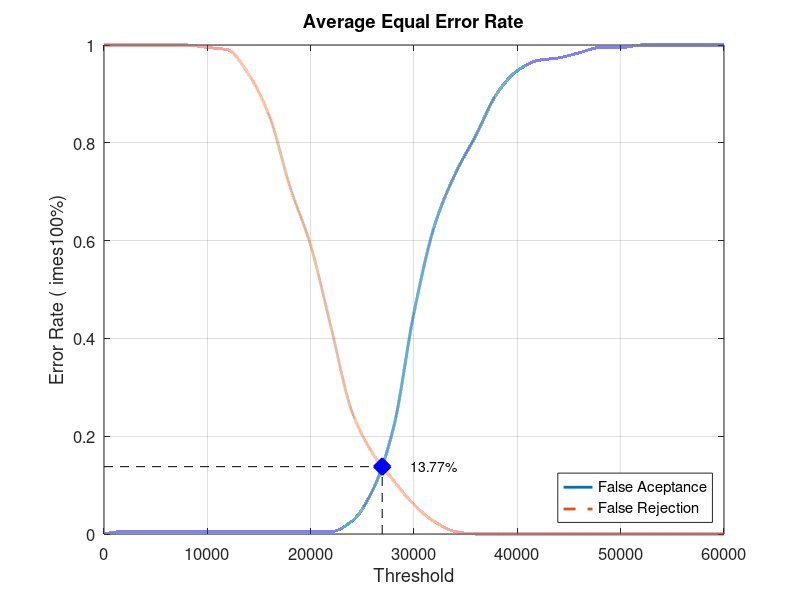
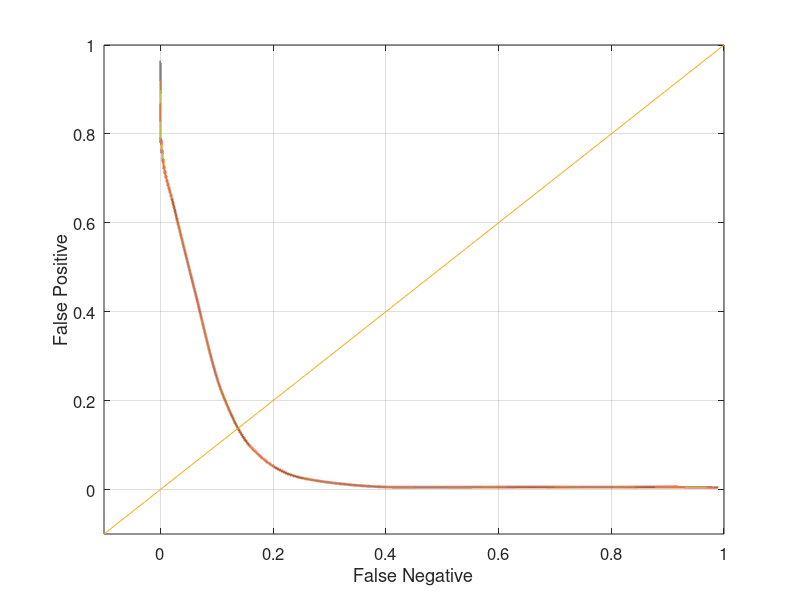

The MATLAB source for these figures, in order:
close all;
clear;
clc;
x = 0:2000:60000;
xq = 0:0.5:60000;

y0 = [0 0.00526316 0.00526316 0.00526316 0.00526316 0.00526316 0.00526316 0.00526316 0.00526316 0.00526316 0.00526316 0.00526316 0.0263158 0.0894737 0.215789 0.452632 0.631579 0.736842 0.815789 0.9 0.947368 0.968421 0.973684 0.984211 0.994737 0.994737 1 1 1 1 1]
yy0 = interp1(x, y0, xq, 'pchip');
y1 = [1 1 1 1 1 0.995 0.99 0.94 0.855 0.71 0.59 0.42 0.25 0.165 0.11 0.06 0.025 0.005 0 0 0 0 0 0 0 0 0 0 0 0 0]
yy1 = interp1(x, y1, xq, 'pchip');

% Calculating EER: 
y2 = abs(y0 - y1);
find(y2 == min(y2))
yy2 = abs(yy0 - yy1);
xEER = find(yy2 == min(yy2));
xEERIndex = xq(xEER) % X-axis EER
yEER = yy0(xEER) % Y-axis EER

main = figure
plot(xq, yy0,'-','LineWidth', 2);	hold on
plot(xq, yy1,'--','LineWidth', 2);	hold on
plot([xEERIndex xEERIndex], [0 yEER], 'k--');	hold on
plot([0 xEERIndex], [yEER yEER], 'k--');	hold on
plot(xEERIndex, yEER, 'bx', 'LineWidth', 10);	hold on
text(xEERIndex + 10 * xEERIndex / 100, yEER, [num2str(round((10000 * yEER)) / 100) '%'])
legend('False Aceptance', 'False Rejection', 'Location', 'SouthEast')
xlabel('Threshold')
ylabel('Error Rate (	imes100%)')
title('Average Equal Error Rate')
set(gca, 'FontSize', 12)
axis([0 60000 0 1])
grid on

print(main, 'Database4_2Main', '-dpng');
FNRxFPR = figure('Color', [1 1 1]);
plot(yy1, yy0, '-', yy1, yy0, 'LineWidth', 2);
hold on
y = -0.1:0.1:1
plot(y, y); 
set(gca, 'FontSize', 12)
xlabel('False Negative')
ylabel('False Positive')
axis([-0.1 1 -0.1 1])
set(gca, 'FontSize', 12)
grid on

print(FNRxFPR, 'Database4_2FNRxFPR','-dpng');
